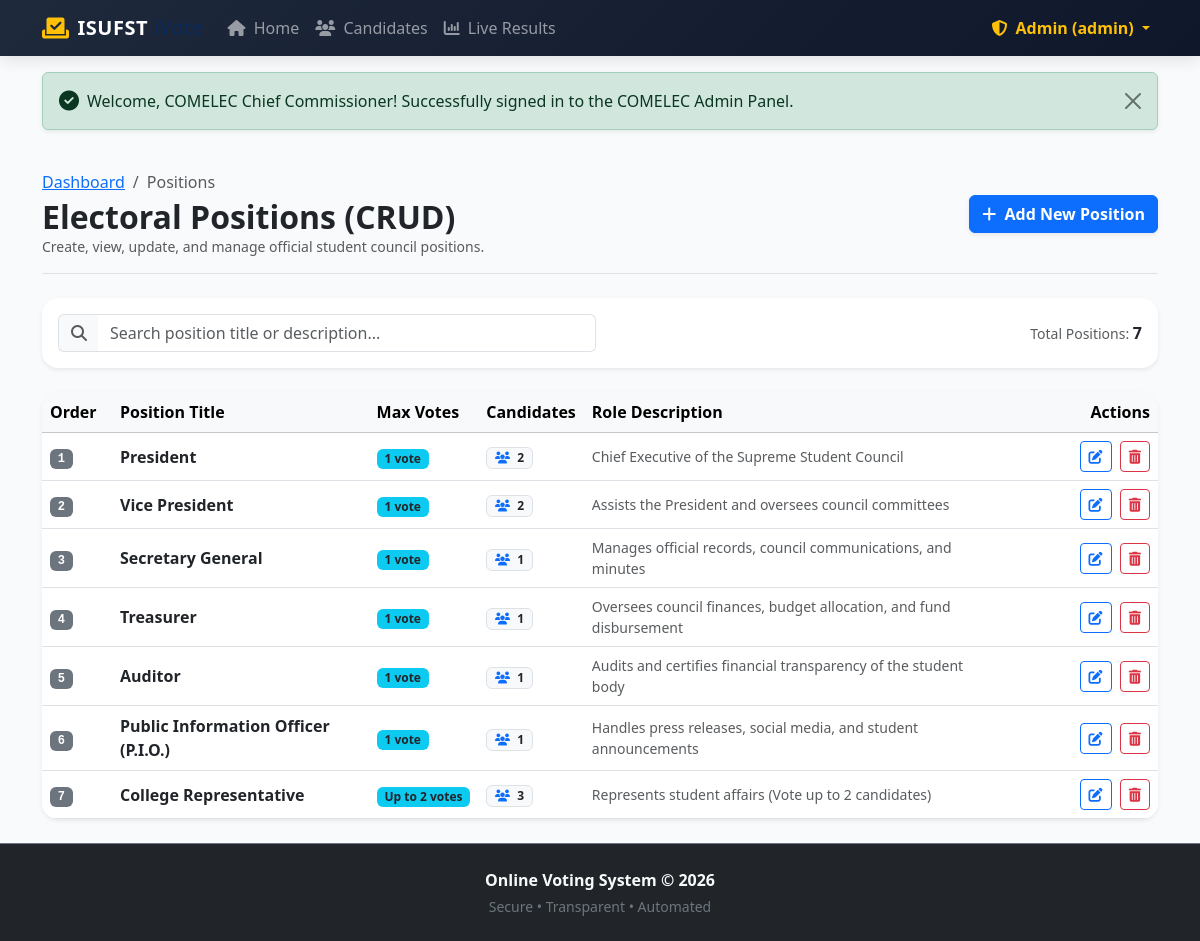
The page /admin/positions.php (signed in) on the database its author committed.
### tables this page shows
CREATE TABLE `positions` (
  `id` INT(11) NOT NULL AUTO_INCREMENT,
  `title` VARCHAR(100) NOT NULL,
  `max_votes` INT(11) NOT NULL DEFAULT 1 COMMENT 'Number of candidates voter can pick',
  `priority` INT(11) NOT NULL DEFAULT 1 COMMENT 'Display sort order in ballot',
  `description` TEXT DEFAULT NULL,
  `created_at` TIMESTAMP DEFAULT CURRENT_TIMESTAMP,
  PRIMARY KEY (`id`)
);

### includes/crud_functions.php (called while the page is built, shortened)
<?php
function get_all_positions($pdo) {
    $sql = "SELECT p.*, COUNT(c.id) AS candidate_count
            FROM positions p
            LEFT JOIN candidates c ON p.id = c.position_id
            GROUP BY p.id
            ORDER BY p.priority ASC, p.id ASC";
    return $pdo->query($sql)->fetchAll();
}

### admin/positions.php (the view, shortened to what this page needs)
<?php
require_once __DIR__ . '/auth_check.php';
$positions = get_all_positions($pdo);
include __DIR__ . '/../includes/header.php';
include __DIR__ . '/../includes/navbar.php';
include __DIR__ . '/../includes/alerts.php';
?>
<main class="py-4">
    <div class="container">
        <div class="d-flex flex-column flex-md-row justify-content-between align-items-md-center gap-3 mb-4 pb-3 border-bottom">
            <div>
                <nav aria-label="breadcrumb">
                    <ol class="breadcrumb mb-1 small">
                        <li class="breadcrumb-item"><a href="index.php">Dashboard</a></li>
                        <li class="breadcrumb-item active">Positions</li>
                    </ol>
                </nav>
                <h2 class="fw-bold mb-0 text-dark">Electoral Positions (CRUD)</h2>
                <div class="text-muted small">Create, view, update, and manage official student council positions.</div>
            </div>
            <div>
                <button type="button" class="btn btn-primary fw-semibold shadow-sm" data-bs-toggle="modal" data-bs-target="#createPositionModal">
                    <i class="fa-solid fa-plus me-1"></i> Add New Position
                </button>
            </div>
        </div>
        <div class="card border-0 shadow-sm rounded-4 mb-4 bg-white">
            <div class="card-body p-3">
                <div class="row g-2 align-items-center justify-content-between">
                    <div class="col-md-6">
                        <div class="input-group">
                            <span class="input-group-text bg-light border-end-0"><i class="fa-solid fa-magnifying-glass text-muted"></i></span>
                            <input type="text" class="form-control border-start-0 table-search-input" data-target-table="positionsTable" placeholder="Search position title or description...">
                        </div>
                    </div>
                    <div class="col-md-4 text-md-end text-muted small">
                        Total Positions: <strong class="text-dark fs-6"><?php echo count($positions); ?></strong>
                    </div>
                </div>
            </div>
        </div>
        <div class="card border-0 shadow-sm rounded-4 overflow-hidden bg-white">
            <div class="card-body p-0">
                <div class="table-responsive">
                    <table class="table table-hover align-middle mb-0" id="positionsTable">
                        <thead class="table-light">
                            <tr>
                                <th style="width: 70px;">Order</th>
                                <th>Position Title</th>
                                <th>Max Votes</th>
                                <th>Candidates</th>
                                <th>Role Description</th>
                                <th class="text-end" style="width: 160px;">Actions</th>
                            </tr>
                        </thead>
                        <tbody>
                            <?php if (empty($positions)): ?>
                                <tr>
                                    <td colspan="6" class="text-center py-5 text-muted">
                                        <i class="fa-solid fa-folder-open fa-3x mb-2 d-block"></i>
                                        No positions created yet. Click "Add New Position" above.
                                    </td>
                                </tr>
                            <?php else: ?>
                                <?php foreach ($positions as $pos): ?>
                                    <tr>
                                        <td>
                                            <span class="badge bg-secondary font-monospace"><?php echo $pos['priority']; ?></span>
                                        </td>
                                        <td class="fw-bold text-dark fs-6">
                                            <?php echo htmlspecialchars($pos['title']); ?>
                                        </td>
                                        <td>
                                            <span class="badge bg-info text-dark">
                                                <?php echo $pos['max_votes'] > 1 ? "Up to {$pos['max_votes']} votes" : "1 vote"; ?>
                                            </span>
                                        </td>
                                        <td>
                                            <span class="badge bg-light text-dark border">
                                                <i class="fa-solid fa-users me-1 text-primary"></i> <?php echo $pos['candidate_count']; ?>
                                            </span>
                                        </td>
                                        <td class="small text-muted">
                                            <?php echo htmlspecialchars($pos['description'] ?: 'None provided'); ?>
                                        </td>
                                        <td class="text-end">
                                            <button type="button" class="btn btn-sm btn-outline-primary me-1"
                                                    data-bs-toggle="modal"
                                                    data-bs-target="#editPositionModal_<?php echo $pos['id']; ?>" title="Edit">
                                                <i class="fa-solid fa-pen-to-square"></i>
                                            </button>
                                            <form method="POST" action="positions.php" class="d-inline"
                                                  onsubmit="return confirm('Are you sure you want to delete \'<?php echo htmlspecialchars(addslashes($pos['title'])); ?>\'? Deleting this position will also delete all associated candidates.');">
                                                <button type="submit" class="btn btn-sm btn-outline-danger" title="Delete">
                                                    <i class="fa-solid fa-trash-can"></i>
                                                </button>
                                            </form>
                                        </td>
                                    </tr>
                                <?php endforeach; ?>
                            <?php endif; ?>
                        </tbody>
                    </table>
                </div>
            </div>
        </div>
    </div>
</main>
<?php include __DIR__ . '/../includes/footer.php'; ?>

### assets/css/style.css (style rules this page uses)
:root { --primary-color: #2563eb; --primary-hover: #1d4ed8; --secondary-color: #0f172a; --accent-color: #06b6d4; --success-color: #10b981; --bg-light: #f8fafc; --card-border: #e2e8f0; }
body { font-family: 'Segoe UI', system-ui, -apple-system, sans-serif; background-color: var(--bg-light); color: #334155; min-height: 100vh; display: flex; flex-direction: column; }
main { flex: 1; }

### rows shown on the page
positions: priority "1", title "President", max_votes "1 vote", candidate_count "2", description "Chief Executive of the Supreme Student Council"
positions: priority "2", title "Vice President", max_votes "1 vote", candidate_count "2", description "Assists the President and oversees council committees"
positions: priority "3", title "Secretary General", max_votes "1 vote", candidate_count "1", description "Manages official records, council communications, and minutes"
positions: priority "4", title "Treasurer", max_votes "1 vote", candidate_count "1", description "Oversees council finances, budget allocation, and fund disbursement"
positions: priority "5", title "Auditor", max_votes "1 vote", candidate_count "1", description "Audits and certifies financial transparency of the student body"
positions: priority "6", title "Public Information Officer (P.I.O.)", max_votes "1 vote", candidate_count "1", description "Handles press releases, social media, and student announcements"
positions: priority "7", title "College Representative", max_votes "2", candidate_count "3", description "Represents student affairs (Vote up to 2 candidates)"

### other values the page prints
$_SESSION['admin_username'] "admin"
$message "Welcome, COMELEC Chief Commissioner! Successfully signed in to the COMELEC Admin Panel."
count($positions) "7"
